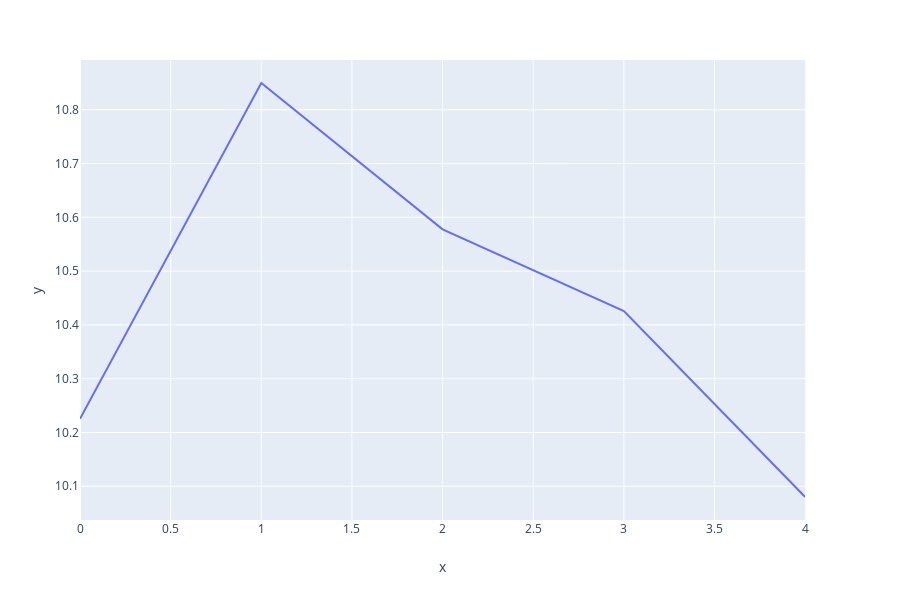

The code cell stored with this chart in its notebook:
### Code cell
fig.show()

### Figure 1 — Plotly figure (JSON) as saved in the notebook; plotly's stock layout.template omitted (floating-point values rounded to 4 significant figures)
{"data": [{"hoverlabel": {"namelength": 0}, "hovertemplate": "x=%{x}<br>y=%{y}", "legendgroup": "", "line": {"color": "#636efa", "dash": "solid"}, "mode": "lines", "name": "", "showlegend": false, "type": "scatter", "x": [0, 1, 2, 3, 4], "xaxis": "x", "y": [10.23, 10.85, 10.58, 10.43, 10.08], "yaxis": "y"}], "layout": {"height": 600, "legend": {"tracegroupgap": 0}, "margin": {"t": 60}, "xaxis": {"anchor": "y", "domain": [0, 0.98], "title": {"text": "x"}}, "yaxis": {"anchor": "x", "domain": [0, 1], "title": {"text": "y"}}}}
